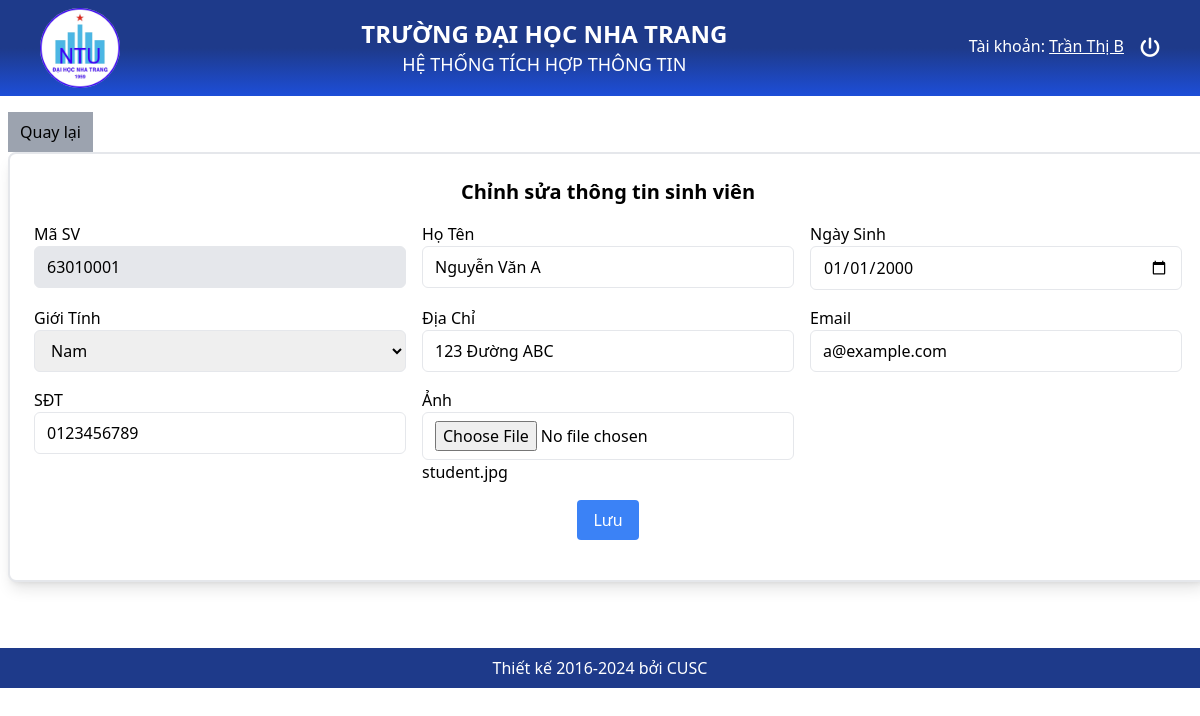
/Views/Student_Edit.php?MaSV=63010001 (signed in), run on the app's committed database.
### tables this page shows
CREATE TABLE `sinhvien` (
  `MaSV` varchar(20) NOT NULL,
  `HoTen` varchar(100) NOT NULL,
  `NgaySinh` date DEFAULT NULL,
  `GioiTinh` varchar(10) NOT NULL,
  `DiaChi` varchar(200) DEFAULT NULL,
  `Email` varchar(100) DEFAULT NULL,
  `SDT` varchar(15) DEFAULT NULL,
  `AnhSV` varchar(100) NOT NULL,
  `MaLop` varchar(10) NOT NULL
);

### Controllers/SinhVienController.php (called while the page is built, shortened)
<?php
class SinhVienController
{
    protected $conn;
    public function __construct($conn)
    {
        $this->conn = $conn;
    }
    public function ChiTietSinhVien($maSV)
    {
        $sql = "SELECT * FROM sinhvien WHERE MaSV='$maSV'";
        $result =  $this->conn->query($sql);
        return $result->fetch_assoc();
    }
}
?>

### Views/Student_Edit.php (the view, shortened to what this page needs)
<?php
require_once __DIR__ . '/../config/db.php';
include_once __DIR__ . '/../Controllers/SinhVienController.php';
$svController = new SinhVienController($conn);
if (isset($_GET['MaSV'])) {
    $maSV = $_GET['MaSV'];
}
$sinhvien = $svController->ChiTietSinhVien($maSV);
?>
<?php include_once __DIR__ . "/../layout/header.php"; ?>
<body>
    <div class="m-4 w-full mx-2 min-h-[520px] ">
        <button onclick="window.history.back()" class="px-3 py-2 bg-gray-400">Quay lại</button>
        <div id="" class="flex items-center justify-center">
            <div class="bg-white p-6 rounded-lg w-max shadow-lg border-2">
                <h2 class="text-xl font-bold mb-4 text-center">
                    <?php echo 'Chỉnh sửa thông tin sinh viên'; ?>
                </h2>
                <form method="POST" action="" class="grid grid-cols-3 gap-4 mt-4" enctype="multipart/form-data">
                    <div class="">
                        <label class="block font-medium">Mã SV</label>
                        <input type="text" name="maSV" class="w-full px-3 py-2 border rounded-md bg-gray-200"
                               value="<?php echo $maSV; ?>" readonly>
                    </div>
                    <div class="">
                        <label class="block font-medium">Họ Tên</label>
                        <input type="text" name="hoTen" class="w-full px-3 py-2 border rounded-md"
                               value="<?php echo $sinhvien['HoTen']; ?>" required>
                    </div>
                    <div class="">
                        <label class="block font-medium">Ngày Sinh</label>
                        <input type="date" name="ngaySinh" class="w-full px-3 py-2 border rounded-md"
                               value="<?php echo $sinhvien['NgaySinh']; ?>" required>
                    </div>
                    <div class="">
                        <label class="block font-medium">Giới Tính</label>
                        <select name="gioiTinh" class="w-full px-3 py-2 border rounded-md" required>
                            <option value="Nam" <?php echo ( $sinhvien["GioiTinh"] === 'Nam') ? 'selected' : ''; ?>>Nam</option>
                        </select>
                    </div>
                    <div class="">
                        <label class="block font-medium">Địa Chỉ</label>
                        <input type="text" name="diaChi" class="w-full px-3 py-2 border rounded-md"
                               value="<?php echo $sinhvien['DiaChi']; ?>" required>
                    </div>
                    <div class="">
                        <label class="block font-medium">Email</label>
                        <input type="email" name="email" class="w-full px-3 py-2 border rounded-md"
                               value="<?php echo $sinhvien['Email']; ?>" required>
                    </div>
                    <div class="">
                        <label class="block font-medium">SĐT</label>
                        <input type="text" name="Sdt" class="w-full px-3 py-2 border rounded-md"
                               value="<?php echo $sinhvien['SDT']; ?>" required>
                    </div>
                    <div class="">
                        <label class="block font-medium">Ảnh</label>
                        <input type="file" accept="image/*" name="AnhSV" class="w-full px-3 py-2 border rounded-md "
                            required>  <?php echo $sinhvien['AnhSV']; ?>
                    </div>
                    <div class="col-span-3 text-center">
                        <button type="submit" name="LuuSV" value="LuuSV"
                                class="px-4 py-2 bg-blue-500 text-white rounded hover:bg-blue-600">
                            <?php echo 'Lưu '; ?>
                        </button>
                    </div>
                </form>
            </div>
        </div>
    </div>
</body>
<?php include_once __DIR__ . "/../layout/footer.php"; ?>

### data on the page
sinhvien: hoTen "Nguyễn Văn A", ngaySinh "01/01/2000", gioiTinh "Nam", diaChi "123 Đường ABC", email "a@example.com", Sdt "0123456789", AnhSV "student.jpg"

### other printed values
$_SESSION['User']['HoTen'] "Trần Thị B"
